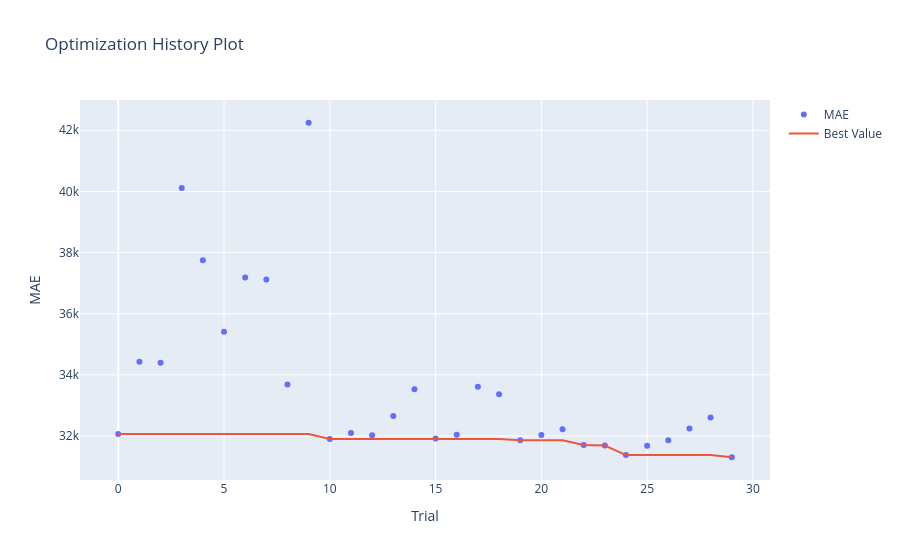
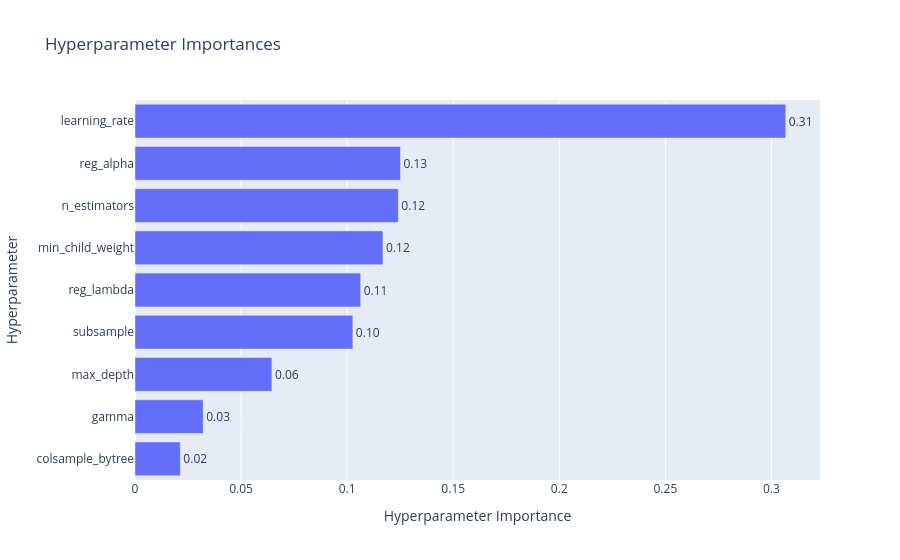

Notebook cell for these charts, in order:
### Code cell
fig1 = viz.plot_optimization_history(study_xgb, target_name="MAE")
fig1.show()

fig2 = viz.plot_param_importances(study_xgb, target_name="MAE")
fig2.show()

### Figure 1 — Plotly figure (JSON) as saved in the notebook; plotly's stock layout.template omitted (floating-point values rounded to 4 significant figures)
{"data": [{"mode": "markers", "name": "MAE", "type": "scatter", "x": [0, 1, 2, 3, 4, 5, 6, 7, 8, 9, 10, 11, 12, 13, 14, 15, 16, 17, 18, 19, 20, 21, 22, 23, 24, 25, 26, 27, 28, 29], "y": [32070.0, 34430.0, 34390.0, 40110.0, 37750.0, 35410.0, 37190.0, 37120.0, 33690.0, 42250.0, 31900.0, 32100.0, 32030.0, 32650.0, 33530.0, 31920.0, 32040.0, 33610.0, 33360.0, 31860.0, 32030.0, 32220.0, 31700.0, 31690.0, 31370.0, 31680.0, 31860.0, 32240.0, 32600.0, 31300.0]}, {"mode": "lines", "name": "Best Value", "type": "scatter", "x": [0, 1, 2, 3, 4, 5, 6, 7, 8, 9, 10, 11, 12, 13, 14, 15, 16, 17, 18, 19, 20, 21, 22, 23, 24, 25, 26, 27, 28, 29], "y": [32070.0, 32070.0, 32070.0, 32070.0, 32070.0, 32070.0, 32070.0, 32070.0, 32070.0, 32070.0, 31900.0, 31900.0, 31900.0, 31900.0, 31900.0, 31900.0, 31900.0, 31900.0, 31900.0, 31860.0, 31860.0, 31860.0, 31700.0, 31690.0, 31370.0, 31370.0, 31370.0, 31370.0, 31370.0, 31300.0]}, {"marker": {"color": "#cccccc"}, "mode": "markers", "name": "Infeasible Trial", "showlegend": false, "type": "scatter", "x": [], "y": []}], "layout": {"title": {"text": "Optimization History Plot"}, "xaxis": {"title": {"text": "Trial"}}, "yaxis": {"title": {"text": "MAE"}}}}

### Figure 2 — Plotly figure (JSON) as saved in the notebook; plotly's stock layout.template omitted (floating-point values rounded to 4 significant figures)
{"data": [{"cliponaxis": false, "hovertemplate": ["colsample_bytree (FloatDistribution): 0.021366689115661936<extra></extra>", "gamma (FloatDistribution): 0.03215140336128724<extra></extra>", "max_depth (IntDistribution): 0.06453722615562352<extra></extra>", "subsample (FloatDistribution): 0.10269558233417997<extra></extra>", "reg_lambda (FloatDistribution): 0.10635583781289679<extra></extra>", "min_child_weight (IntDistribution): 0.11688298586740148<extra></extra>", "n_estimators (IntDistribution): 0.1241442641626447<extra></extra>", "reg_alpha (FloatDistribution): 0.12512295981723529<extra></extra>", "learning_rate (FloatDistribution): 0.3067430513730691<extra></extra>"], "name": "MAE", "orientation": "h", "text": ["0.02", "0.03", "0.06", "0.10", "0.11", "0.12", "0.12", "0.13", "0.31"], "textposition": "outside", "type": "bar", "x": [0.02137, 0.03215, 0.06454, 0.1027, 0.1064, 0.1169, 0.1241, 0.1251, 0.3067], "y": ["colsample_bytree", "gamma", "max_depth", "subsample", "reg_lambda", "min_child_weight", "n_estimators", "reg_alpha", "learning_rate"]}], "layout": {"title": {"text": "Hyperparameter Importances"}, "xaxis": {"title": {"text": "Hyperparameter Importance"}}, "yaxis": {"title": {"text": "Hyperparameter"}}}}
